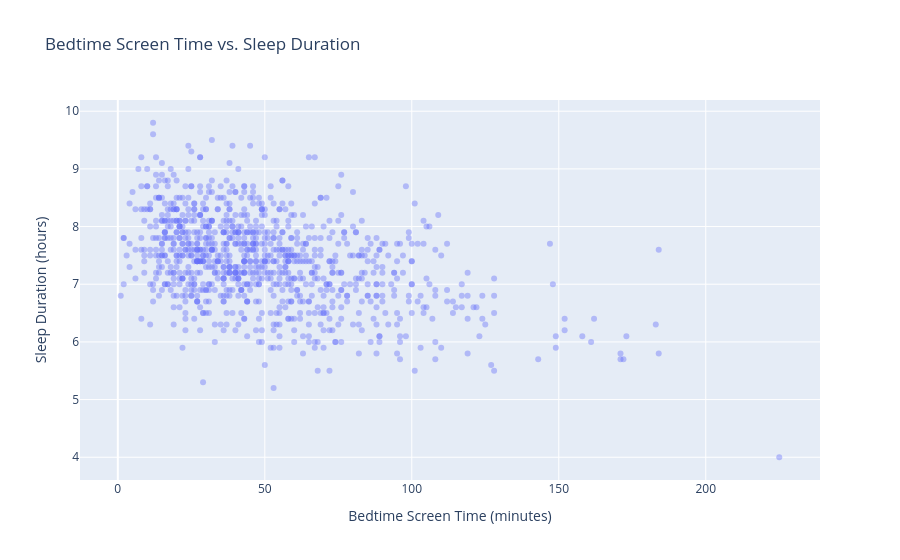

The code cell stored with this chart in its notebook:
### Code cell
# scatterplot of bedtime screen time vs. sleep duration
import plotly.express as px

fig = px.scatter(
    df,
    x="bedtime_screen_time_minutes",
    y="sleep_hours_per_night",
    opacity=0.4,
    title="Bedtime Screen Time vs. Sleep Duration",
    labels={
        "bedtime_screen_time_minutes": "Bedtime Screen Time (minutes)",
        "sleep_hours_per_night": "Sleep Duration (hours)"
    }
)

fig.show()

### Figure 1 — Plotly figure (JSON) as saved in the notebook; plotly's stock layout.template omitted (floating-point values rounded to 4 significant figures; data arrays with more than 128 entries replaced by an {"elided": "..."} marker saying what was removed)
{"data": [{"hovertemplate": "Bedtime Screen Time (minutes)=%{x}<br>Sleep Duration (hours)=%{y}<extra></extra>", "legendgroup": "", "marker": {"color": "#636efa", "opacity": 0.4, "symbol": "circle"}, "mode": "markers", "name": "", "orientation": "v", "showlegend": false, "type": "scatter", "x": {"elided": "960 float values"}, "xaxis": "x", "y": {"elided": "960 float values"}, "yaxis": "y"}], "layout": {"legend": {"tracegroupgap": 0}, "title": {"text": "Bedtime Screen Time vs. Sleep Duration"}, "xaxis": {"anchor": "y", "domain": [0, 1], "title": {"text": "Bedtime Screen Time (minutes)"}}, "yaxis": {"anchor": "x", "domain": [0, 1], "title": {"text": "Sleep Duration (hours)"}}}}
